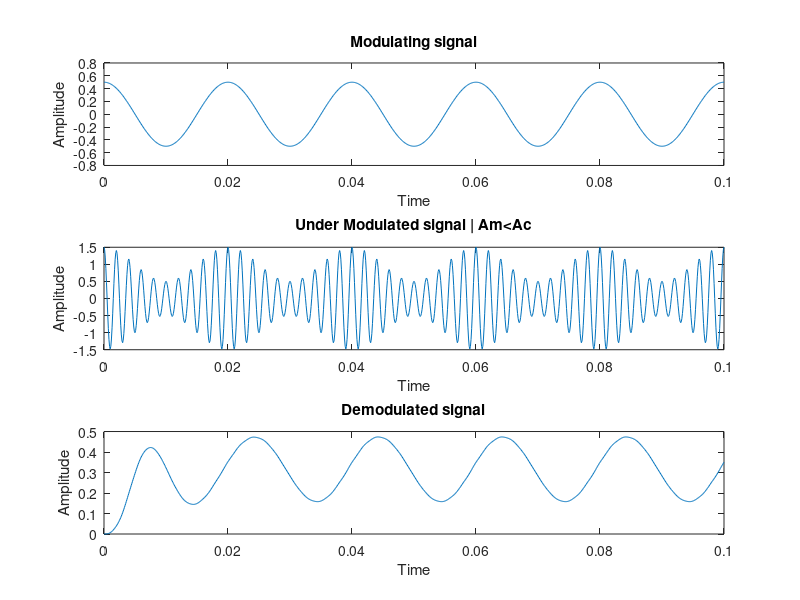

Recreate this plot in MATLAB.
clc;
clear;
close all;
fm=50;
fc=500;
fs=10000;
Am=0.5;
Ac=1;
t=0:(1/fs):(5/fm);
Ms=Am*cos(2*pi*fm*t);
figure(1)
subplot(311)
    plot(t,Ms)
    xlabel('Time');ylabel('Amplitude');
    title('Modulating signal');
Cs=Ac*cos(2*pi*fc*t);
M=Am/Ac;
MC=Ac*(1+(M*cos(2*pi*fm*t))).*cos(2*pi*fc*t);
subplot(312)
    plot(t,MC)
    xlabel('Time');ylabel('Amplitude');
    title('Under Modulated signal | Am<Ac');
for i=1:length(MC)
    if MC(i)<0
        MC(i)=0;
    end
end
[b,a]=butter(4,0.02);
z=filter(b,a,MC);
subplot(313);
plot(t,z);
title('Demodulated signal');
xlabel('Time');ylabel('Amplitude');
